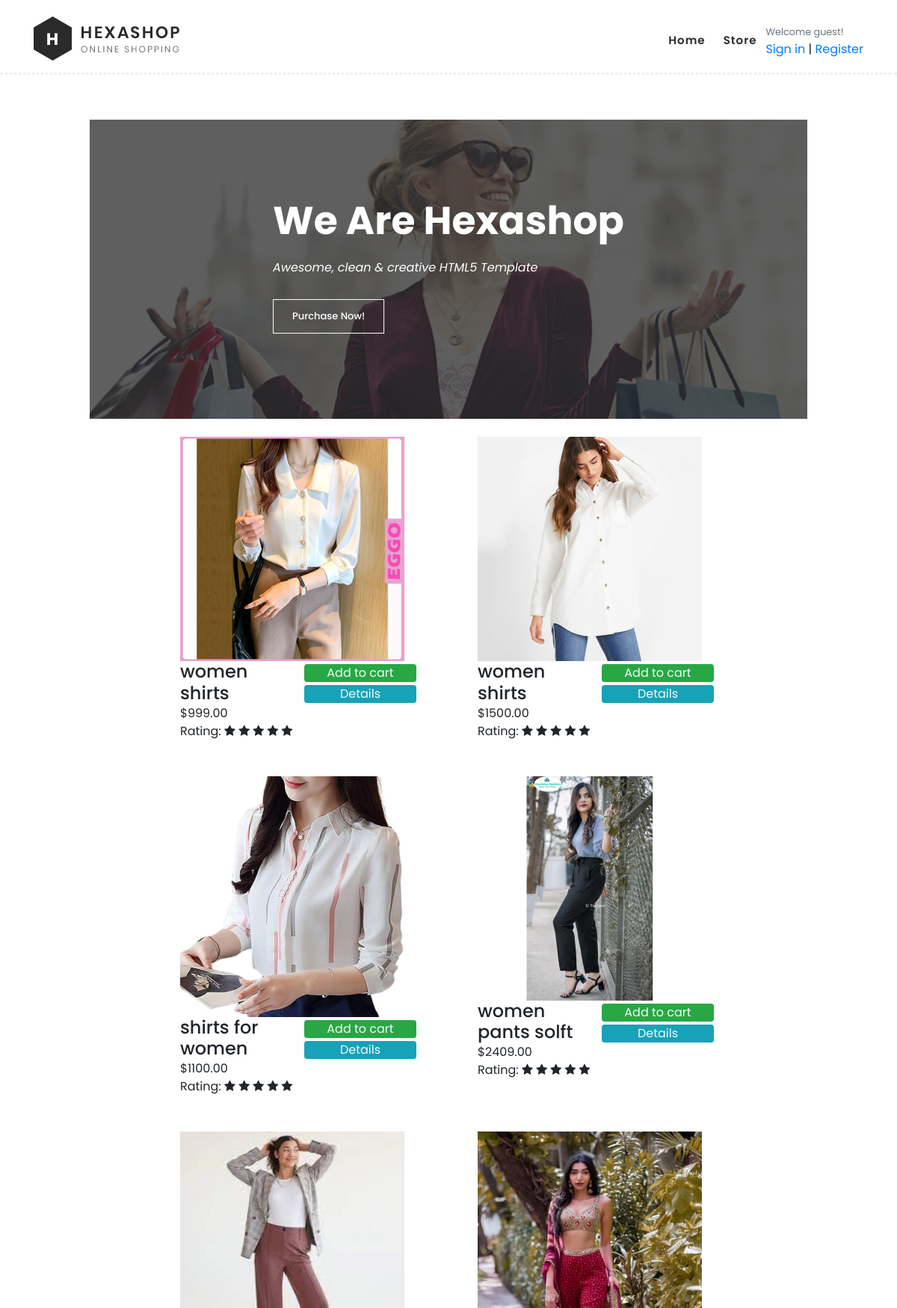
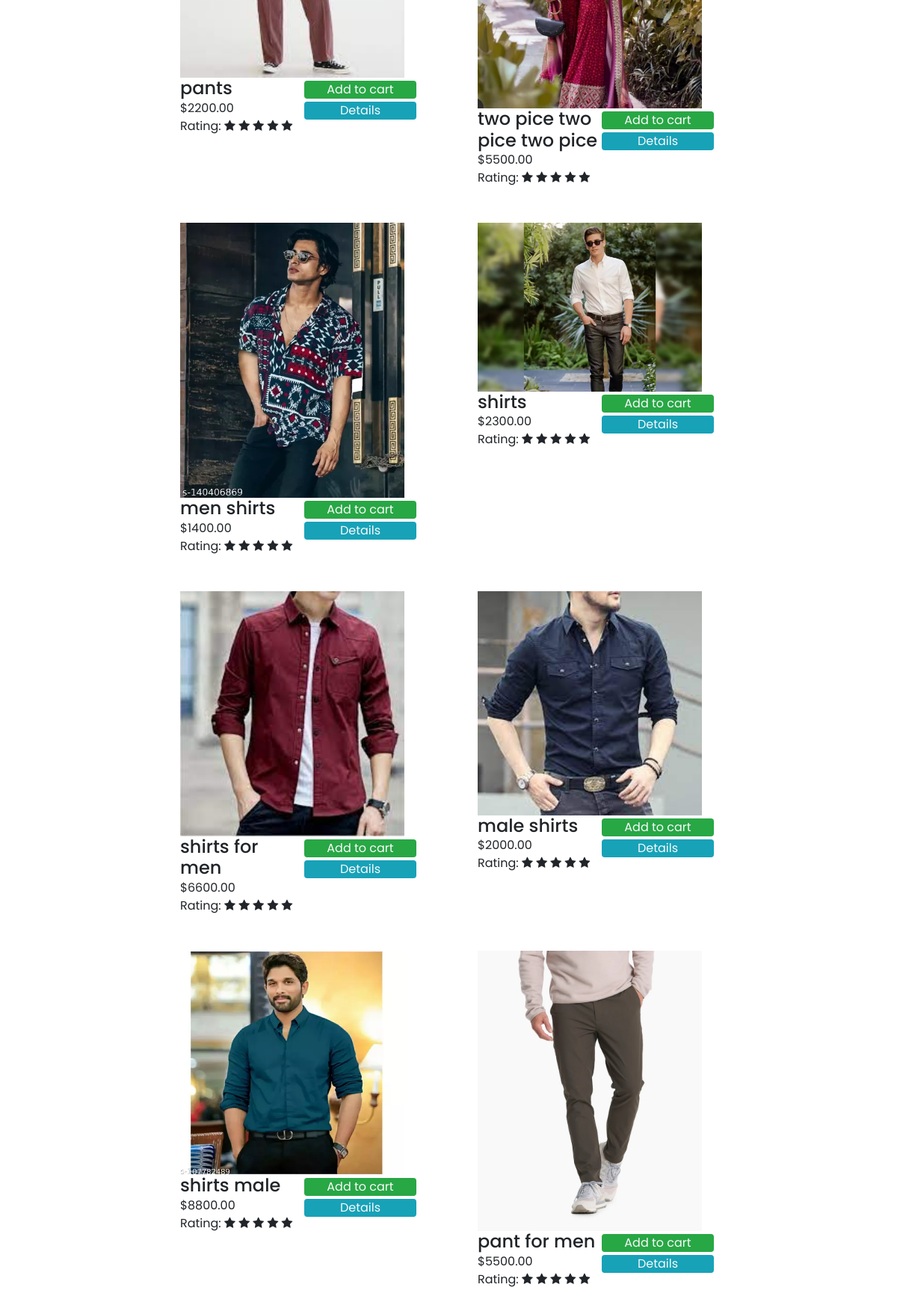
The page / on the database its author committed (2 pictures, top to bottom).
### store/models.py (models this page shows, shortened)
class Product(models.Model):
    product_name = models.CharField(max_length=200)
    slug = models.SlugField(max_length=200)
    description = models.TextField(max_length=500, blank=True)
    price = models.DecimalField(max_digits=10, decimal_places=2)
    image = models.ImageField(upload_to='photos/products')
    stock = models.IntegerField()
    is_available = models.BooleanField(default=True)
    category = models.ForeignKey(Category, on_delete=models.CASCADE)
    created_date = models.DateTimeField(auto_now_add=True)
    modified_date = models.DateTimeField(auto_now=True)

### kanika_shop/views.py (the view)
# urls.py: 2. Add a URL to urlpatterns:  path('', views.home, name='home')
def home(request):
    products = Product.objects.filter(is_available=True)
    categories = Category.objects.all()
    return render(request, 'popular_products.html', {'products': products, 'categories': categories})

### templates/popular_products.html (shortened to what this page needs)
{% load static %}
{% include 'base.html' %}
{% block content %}
<div class="main-banner" id="top">
        <div class="container-fluid">
            <div class="row">
                <div class="col-lg-12">
                    <div class="left-content" style="display: flex; justify-content: center; align-items: center;">
                        <div class="thumb">
                            <div style="left: 50%; top: 50%; transform: translate(-50%,-50%);" class="inner-content">
                                <h4>We Are Hexashop</h4>
                                <span>Awesome, clean &amp; creative HTML5 Template</span>
                                <div class="main-border-button">
                                    <a href="#">Purchase Now!</a>
                                </div>
                            </div>
                            <img style="height: 400px; width: 80vw; margin-right: 0; margin-left: 0; object-fit: cover;" src="{% static 'images/left-banner-image.jpg'%}" alt="">
                        </div>
                    </div>
                </div>
            </div>
            <div  class="row mx-auto justify-content-center">
                {% for item in products %}
                <div  style="max-width: 350px;" class="item m-4 col-lg-4">
                    <div class="thumb">
                        <img style="width:300px; hight:350px;" src="{{item.image.url}}" alt="">
                    </div>
                    <div class="down-content d-flex justify-content-between">
                        <div>
                            <h4 class=" text-wrap">{{item.product_name}}</h4>
                            <span>${{item.price}}</span>
                            <div class="product-rating">
                                <span>Rating: </span>
                                <span class="fa fa-star {% if product_rating >= 1 %}checked{% endif %}"></span>
                                <span class="fa fa-star {% if product_rating >= 2 %}checked{% endif %}"></span>
                                <span class="fa fa-star {% if product_rating >= 3 %}checked{% endif %}"></span>
                                <span class="fa fa-star {% if product_rating >= 4 %}checked{% endif %}"></span>
                                <span class="fa fa-star {% if product_rating == 5 %}checked{% endif %}"></span>
                            </div>
                        </div>
                        <div class="">
                            <a href="" style="width:150px; text-align:center;" class="button border-0 rounded text-light bg-success d-block m-1" >Add to cart</a>
                            <a href="{% url 'product_detail' product_id=item.id %}" style="width:150px; text-align:center;" class="button border-0 rounded text-light bg-info d-block m-1">Details</a>
                        </div>
                    </div>
                </div>
                {% endfor %}
            </div>
        </div>
    </div>
{% endblock %}

### static/css/templatemo-hexashop.css (style rules this page uses)
html, body, div, span, applet, object, iframe, h1, h2, h3, h4, h5, h6, p, blockquote, div pre, a, abbr, acronym, address, big, cite, code, del, dfn, em, font, img, ins, kbd, q, s, samp, small, strike, strong, sub, sup, tt, var, b, u, i, center, dl, dt, dd, ol, ul, li, figure, header, nav, section, article, aside, footer, figcaption { margin: 0; padding: 0; border: 0; outline: 0; }
* { box-sizing: border-box; }
html, body { font-family: 'Poppins', sans-serif; font-weight: 400; background-color: #fff; font-size: 16px; -ms-text-size-adjust: 100%; -webkit-font-smoothing: antialiased; -moz-osx-font-smoothing: grayscale; }
a { text-decoration: none !important; }
h1, h2, h3, h4, h5, h6 { margin-top: 0px; margin-bottom: 0px; }
html, body { background: #fff; font-family: 'Poppins', sans-serif; }
.main-border-button a { font-size: 13px; color: #fff; border: 1px solid #fff; padding: 12px 25px; display: inline-block; font-weight: 500; transition: all .3s; }
.main-banner { border-bottom: 3px dotted #eee; padding-top: 160px; padding-bottom: 30px; }
.main-banner .left-content .thumb img { width: 100%; overflow: hidden; }
.main-banner .left-content .inner-content { position: absolute; left: 50%; top: 50%; transform: translate(-50%,-50%); }
.main-banner .left-content .inner-content h4 { color: #fff; margin-top: -10px; font-size: 52px; font-weight: 700; margin-bottom: 20px; }
.main-banner .left-content .inner-content span { font-size: 16px; color: #fff; font-weight: 400; font-style: italic; display: block; margin-bottom: 30px; }

### rows shown on the page
Product: image (picture), product_name "women shirts", price "999.00"
Product: image (picture), product_name "women shirts", price "1500.00"
Product: image (picture), product_name "shirts for women", price "1100.00"
Product: image (picture), product_name "women pants solft", price "2409.00"
Product: image (picture), product_name "pants", price "2200.00"
Product: image (picture), product_name "two pice two pice two pice", price "5500.00"
Product: image (picture), product_name "men shirts", price "1400.00"
Product: image (picture), product_name "shirts", price "2300.00"
Product: image (picture), product_name "shirts for men", price "6600.00"
Product: image (picture), product_name "male shirts", price "2000.00"
Product: image (picture), product_name "shirts male", price "8800.00"
Product: image (picture), product_name "pant for men", price "5500.00"
